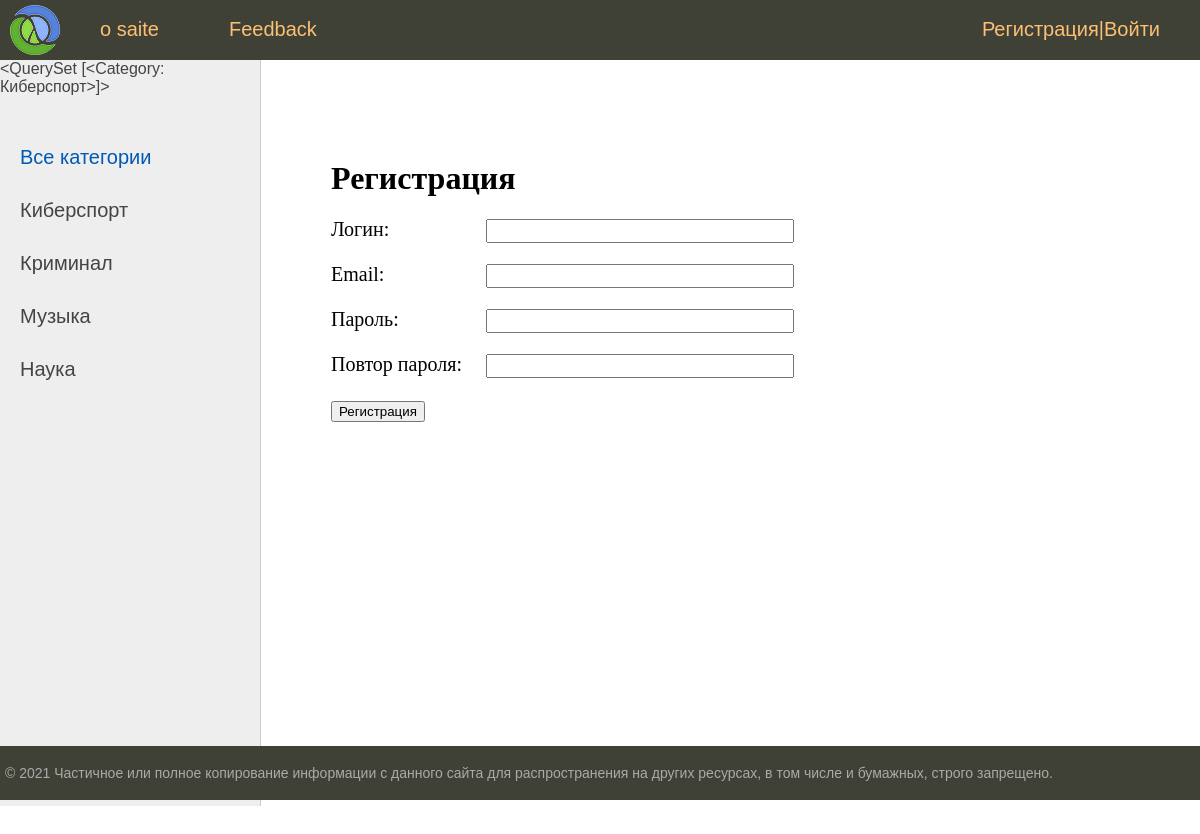
Screenshot of /register/ with the database file from the repository.
### news/models.py (models this page shows)
class Category(models.Model):
    name = models.CharField(max_length=100, db_index=True, verbose_name='категорияe')
    slug = models.SlugField(max_length=100, unique=True, db_index=True, verbose_name='URL')
    def __str__(self):
        return self.name
    def get_absolute_url(self):
        return reverse('category', kwargs={'cat_slug': self.slug})
    class Meta:
        verbose_name = 'категория'
        verbose_name_plural = 'категории'
        ordering = ['id']

### news/views.py (the view, shortened to what this page needs)
# urls.py: path('register/', RegisterUser.as_view(), name='register'),
class RegisterUser(DataMixin, CreateView):
    form_class = RegisterUserForm
    template_name = 'news/register.html'
    success_url = reverse_lazy('login')
    def get_context_data(self, *, object_list=None, **kwargs):
        context = super().get_context_data(**kwargs)
        c_def = self.get_user_context(title='Регистрация')
        return dict(list(context.items()) + list(c_def.items()))

### news/forms.py
class RegisterUserForm(UserCreationForm):
    username = forms.CharField(label='Логин', widget=forms.TextInput(attrs={'class': 'form-input'}))
    email = forms.EmailField(label='Email', widget=forms.EmailInput(attrs={'class': 'form-input'}))
    password1 = forms.CharField(label='Пароль', widget=forms.PasswordInput(attrs={'class': 'form-input'}))
    password2 = forms.CharField(label='Повтор пароля', widget=forms.PasswordInput(attrs={'class': 'form-input'}))
    class Meta:
        model = User
        fields = ('username', 'email', 'password1', 'password2')

### news/templatetags/news_tag.py (called while the page is built)
@register.simple_tag()
def get_categories(filter=None):
    if not filter:
        return Category.objects.all()
    else:
        return Category.objects.filter(pk=filter)

### news/utils.py (called while the page is built)
    def get_user_context(self, **kwargs):
        context = kwargs
        cats = cache.get('cats')
        if cats == None:
            cats = Category.objects.annotate(Count('news'))
            cache.set('cats', cats, 60)
        user_menu = menu.copy()
        if not self.request.user.is_authenticated:
            user_menu.pop(1)
        context['menu'] = user_menu
        context['cats'] = cats
        if 'cat_selected' not in context:
            context['cat_selected'] = 0
        return context

### news/templates/news/register.html (shortened to what this page needs)
{% extends 'news/base.html' %}
{% block content %}
<h1>{{title}}</h1>
<form method="post">
  {% for f in form %}
  <p><label class="form-label" for="{{ f.id_for_label }}">{{f.label}}: </label> {{f}}</p>
  {% endfor %}
  <button type="submit">Регистрация</button>
</form>
{% endblock %}

### news/templates/news/base.html (shortened to what this page needs)
{% load static %}
{% load news_tag %}
<!DOCTYPE html>
<html>
<head>
	<link type="text/css" href="{% static 'news/css/styles.css' %}" rel="stylesheet" />
</head>
<body>
<table class="table-page" border=0 cellpadding="0" cellspacing="0">
    <tr>
        <td valign=top>
            {% block mainmenu %}
            <div class="header">
                <ul id="mainmenu" class="mainmenu">
                    <li class="logo"><a href="{% url 'home' %}">
                        <div class="logo"></div>
                    </a></li>
                    {% for m in menu %}
                    <li><a href="{% url m.url_name %}">{{ m.title }}</a></li>
                    {% endfor %}
                    {% if request.user.is_authenticated %}
                    <li class="last">{{user.username}} | <a href="{% url 'logout' %}">Выйти</a></li>
                    {% else %}
                    <li class="last"><a href="{% url 'register' %}">Регистрация</a>|<a href="{% url 'login' %}">Войти</a></li>
                    {% endif %}
                </ul>
            </div>
            {% endblock mainmenu %}
            <table class="table-content" border=0 cellpadding="0" cellspacing="0">
                <tr>
                    <td valign="top" class="left-chapters">
                        {% get_categories filter=2 %}
                        <ul id="leftchapters">
                            {% if cat_selected == 0 %}
                            <li class="selected">Все категории</li>
                            {% else %}
                            <li><a href="{% url 'home' %}">Все категории</a></li>
                            {% endif %}
                            {% for c in cats %}
                            {% if c.news__count > 0%}
                            {% if c.pk == cat_selected %}
                            <li class="selected">{{c.name}}</li>
                            {% else %}
                            <li><a href="{{ c.get_absolute_url }}">{{ c.name }}</a></li>
                            {% endif %}
                            {% endif %}
                            {% endfor %}
                        </ul>
                    </td>
                    <td valign="top" class="content">
                        <div class="content-text">
                            {% block content %}
                            {% endblock %}
                        </div>
                    </td>
                </tr>
            </table>
        </td>
    </tr>
    <tr>
        <td valign=top>
            <div id="footer">
                <p>&copy; 2021 Частичное или полное копирование информации с данного сайта для распространения на других
                    ресурсах, в том числе и бумажных, строго запрещено.</p>
            </div>
        </td>
    </tr>
</table>
</body>
</html>

### news/static/news/css/styles.css (style rules this page uses)
html, body { font-family: 'Arial'; margin: 0; padding: 0; height: 100%; width: 100%; color: #444; }
a { color: #0059b2; text-decoration: none; }
.table-page { width: 100%; height: 100%; vertical-align: top; }
.table-page tr { height: 100%; }
.header { background: #3F4137; height: 60px; }
.logo { background: url('../images/logo.png') no-repeat 10px 5px; width: 70px; height: 60px; }
ul.mainmenu { list-style: none; margin: 0; padding: 0; height: 60px; color: #fdc073; font-size: 20px; overflow: hidden; }
ul.mainmenu li { float: left; margin: 18px 40px 0 30px; }
ul.mainmenu li.logo { margin: 0; }
ul.mainmenu li.last { float: right; }
ul.mainmenu li a { color: #fdc073; text-decoration: none; }
.table-content { width: 100%; min-height: 100%; height: 100%; }
.left-chapters { margin: 0; background: #eee; border-right: 1px solid #ccc; min-height: 100%; }
.left-chapters ul { width: 230px; min-height: 100%; margin: 0; padding: 20px 10px 10px 20px; list-style: none; font-size: 20px; }
.left-chapters ul li { margin: 30px 0 0 0; color: #999; }
.left-chapters ul li.selected { color: #0059b2; }
.left-chapters ul li a { color: #444; text-decoration: none; }
.content { padding: 40px 20px 20px 40px; width: 100%; box-sizing: border-box; }
.content-text { margin: 60px 0 0 30px; color: #000; font-size: 20px; font-family: Yandex Sans Display Light; }
.content-text h1 { font-size: 32px; }
#footer { box-sizing: border-box; background: #3F4137; padding: 5px; color: #aaa; font-size: 14px; font-family: Verdana, Geneva, Arial, Helvetica; text-align: left; overflow: hidden; }
.form-input { width: 300px; font-size: 16px; }
.form-label { display: inline-block; min-width: 150px; vertical-align: top; }

### rows the page displays
Category: name "<QuerySet [<Category: Киберспорт>]>", name "Киберспорт"
Category: name "Криминал"
Category: name "Музыка"
Category: name "Наука"

### other values shown
{{ m.title }} "o saite" "Feedback"
{{ title }} "Регистрация"
{{ f.label }} "Логин" "Email" "Пароль" "Повтор пароля"
